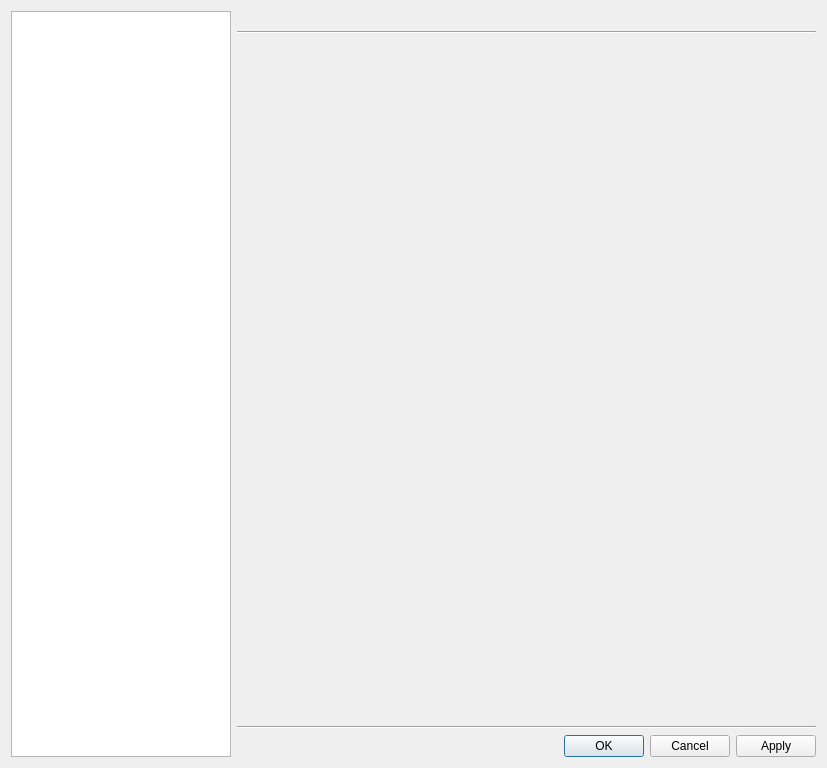
<?xml version="1.0" encoding="UTF-8"?>
<ui version="4.0">
 <class>SettingsDialog</class>
 <widget class="QDialog" name="SettingsDialog">
  <property name="geometry">
   <rect>
    <x>0</x>
    <y>0</y>
    <width>827</width>
    <height>768</height>
   </rect>
  </property>
  <property name="windowTitle">
   <string>Settings</string>
  </property>
  <property name="windowIcon">
   <iconset resource="../../data/icons.qrc">
    <normaloff>:/icons/64x64/akousma.png</normaloff>:/icons/64x64/akousma.png</iconset>
  </property>
  <layout class="QHBoxLayout" name="layout_dialog">
   <item>
    <widget class="QTreeWidget" name="list">
     <property name="maximumSize">
      <size>
       <width>220</width>
       <height>16777215</height>
      </size>
     </property>
     <property name="horizontalScrollBarPolicy">
      <enum>Qt::ScrollBarAlwaysOff</enum>
     </property>
     <property name="iconSize">
      <size>
       <width>32</width>
       <height>32</height>
      </size>
     </property>
     <property name="rootIsDecorated">
      <bool>false</bool>
     </property>
     <property name="itemsExpandable">
      <bool>false</bool>
     </property>
     <property name="expandsOnDoubleClick">
      <bool>false</bool>
     </property>
     <attribute name="headerVisible">
      <bool>false</bool>
     </attribute>
     <column>
      <property name="text">
       <string notr="true">1</string>
      </property>
     </column>
    </widget>
   </item>
   <item>
    <layout class="QVBoxLayout" name="layout">
     <item>
      <widget class="QLabel" name="title"/>
     </item>
     <item>
      <widget class="Line" name="line_2">
       <property name="orientation">
        <enum>Qt::Horizontal</enum>
       </property>
      </widget>
     </item>
     <item>
      <widget class="QStackedWidget" name="stacked_widget">
       <property name="currentIndex">
        <number>-1</number>
       </property>
      </widget>
     </item>
     <item>
      <widget class="Line" name="line_1">
       <property name="orientation">
        <enum>Qt::Horizontal</enum>
       </property>
      </widget>
     </item>
     <item>
      <widget class="QDialogButtonBox" name="buttonBox">
       <property name="standardButtons">
        <set>QDialogButtonBox::Apply|QDialogButtonBox::Cancel|QDialogButtonBox::Ok</set>
       </property>
      </widget>
     </item>
    </layout>
   </item>
  </layout>
 </widget>
 <tabstops>
  <tabstop>list</tabstop>
  <tabstop>buttonBox</tabstop>
 </tabstops>
 <resources>
  <include location="../../data/data.qrc"/>
  <include location="../../data/icons.qrc"/>
 </resources>
 <connections>
  <connection>
   <sender>buttonBox</sender>
   <signal>accepted()</signal>
   <receiver>SettingsDialog</receiver>
   <slot>accept()</slot>
   <hints>
    <hint type="sourcelabel">
     <x>816</x>
     <y>757</y>
    </hint>
    <hint type="destinationlabel">
     <x>521</x>
     <y>545</y>
    </hint>
   </hints>
  </connection>
  <connection>
   <sender>buttonBox</sender>
   <signal>rejected()</signal>
   <receiver>SettingsDialog</receiver>
   <slot>reject()</slot>
   <hints>
    <hint type="sourcelabel">
     <x>816</x>
     <y>757</y>
    </hint>
    <hint type="destinationlabel">
     <x>322</x>
     <y>549</y>
    </hint>
   </hints>
  </connection>
 </connections>
</ui>
